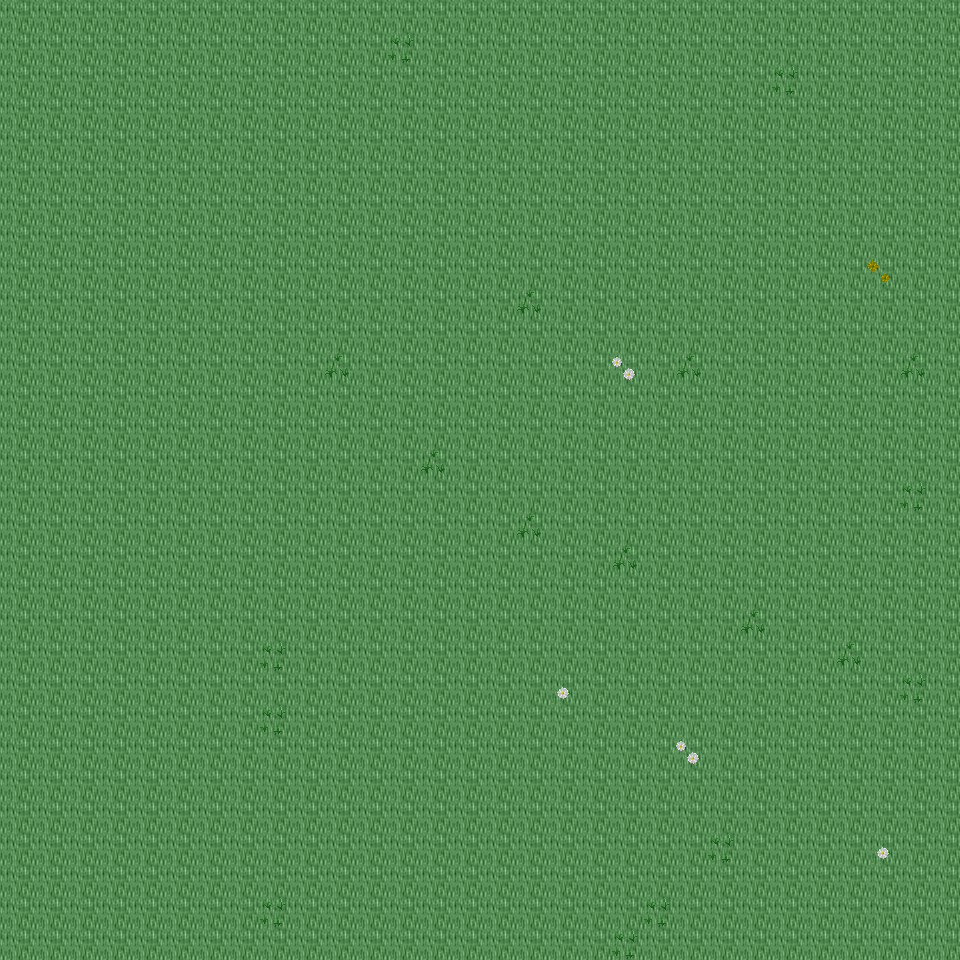

Below is a game level as drawn by its tile map, then a one-line description and the .tmx that defines it (tile-layer data replaced by summaries):
An orthogonal 30x30 tile map with 32x32 px tiles, 6 tile layers (Ground, Object, Object2, Above, ...), 29 tilesets and 2 objects (2x mapExit).

<map version="1.0" orientation="orthogonal" renderorder="right-down" width="30" height="30" tilewidth="32" tileheight="32" nextobjectid="3">
  <tileset firstgid="1" name="tileset_ground_ground" tilewidth="32" tileheight="32" tilecount="33" columns="3">
    <image source="../drawable/tileset_ground_ground.png" width="96" height="352" />
  </tileset>
  <tileset firstgid="34" name="tileset_plant_flower_daisy_white" tilewidth="32" tileheight="32" tilecount="8" columns="2">
    <image source="../drawable/tileset_plant_flower_daisy_white.png" width="64" height="128" />
  </tileset>
  <tileset firstgid="42" name="tileset_plant_grasses" tilewidth="32" tileheight="32" tilecount="6" columns="3">
    <image source="../drawable/tileset_plant_grasses.png" width="96" height="64" />
  </tileset>
  <tileset firstgid="48" name="tileset_plant_flower_daisy_yellow" tilewidth="32" tileheight="32" tilecount="8" columns="2">
    <image source="../drawable/tileset_plant_flower_daisy_yellow.png" width="64" height="128" />
  </tileset>
  <tileset firstgid="56" name="tileset_plant_leaves" tilewidth="32" tileheight="32" tilecount="8" columns="4">
    <image source="../drawable/tileset_plant_leaves.png" width="128" height="64" />
  </tileset>
  <tileset firstgid="64" name="tileset_building_wall_wall_brown" tilewidth="32" tileheight="32" tilecount="12" columns="3">
    <image source="../drawable/tileset_building_wall_wall_brown.png" width="96" height="128" />
  </tileset>
  <tileset firstgid="76" name="tileset_building_wall_stone" tilewidth="32" tileheight="32" tilecount="12" columns="3">
    <image source="../drawable/tileset_building_wall_stone.png" width="96" height="128" />
  </tileset>
  <tileset firstgid="88" name="tileset_plant_bush_bushes" tilewidth="32" tileheight="32" tilecount="10" columns="5">
    <image source="../drawable/tileset_plant_bush_bushes.png" width="160" height="64" />
  </tileset>
  <tileset firstgid="98" name="tileset_plant_cactus" tilewidth="32" tileheight="32" tilecount="2" columns="1">
    <image source="../drawable/tileset_plant_cactus.png" width="32" height="64" />
  </tileset>
  <tileset firstgid="100" name="tileset_plant_stump_stump_brown" tilewidth="32" tileheight="32" tilecount="4" columns="2">
    <image source="../drawable/tileset_plant_stump_stump_brown.png" width="64" height="64" />
  </tileset>
  <tileset firstgid="104" name="tileset_plant_tree_tree_darkgreen" tilewidth="32" tileheight="32" tilecount="88" columns="8">
    <image source="../drawable/tileset_plant_tree_tree_darkgreen.png" width="256" height="352" />
  </tileset>
  <tileset firstgid="192" name="tileset_building_window_window_long" tilewidth="32" tileheight="32" tilecount="3" columns="3">
    <image source="../drawable/tileset_building_window_window_long.png" width="96" height="32" />
  </tileset>
  <tileset firstgid="195" name="tileset_building_door_door_n" tilewidth="32" tileheight="32" tilecount="6" columns="3">
    <image source="../drawable/tileset_building_door_door_n.png" width="96" height="64" />
  </tileset>
  <tileset firstgid="201" name="tileset_building_roof_green" tilewidth="32" tileheight="32" tilecount="20" columns="5">
    <image source="../drawable/tileset_building_roof_green.png" width="160" height="128" />
  </tileset>
  <tileset firstgid="221" name="tileset_plant_vine" tilewidth="32" tileheight="32" tilecount="3" columns="1">
    <image source="../drawable/tileset_plant_vine.png" width="32" height="96" />
  </tileset>
  <tileset firstgid="224" name="tileset_item_corpse_skull_dark" tilewidth="32" tileheight="32" tilecount="2" columns="2">
    <image source="../drawable/tileset_item_corpse_skull_dark.png" width="64" height="32" />
  </tileset>
  <tileset firstgid="226" name="tileset_logic_creature_animal" tilewidth="32" tileheight="32" tilecount="32" columns="8">
    <image source="../drawable/tileset_logic_creature_animal.png" width="256" height="128" />
  </tileset>
  <tileset firstgid="258" name="tileset_logic_creature_elf" tilewidth="32" tileheight="32" tilecount="16" columns="8">
    <image source="../drawable/tileset_logic_creature_elf.png" width="256" height="64" />
  </tileset>
  <tileset firstgid="274" name="tileset_logic_collision" tilewidth="32" tileheight="32" tilecount="1" columns="1">
    <image source="../drawable/tileset_logic_collision.png" width="32" height="32" />
  </tileset>
  <tileset firstgid="275" name="tileset_logic_creature_human_evil" tilewidth="32" tileheight="32" tilecount="16" columns="8">
    <image source="../drawable/tileset_logic_creature_human_evil.png" width="256" height="64" />
  </tileset>
  <tileset firstgid="291" name="tileset_building_door_closed" tilewidth="32" tileheight="32" tilecount="1" columns="1">
    <image source="../drawable/tileset_building_door_closed.png" width="32" height="32" />
  </tileset>
  <tileset firstgid="292" name="tileset_logic_portal" tilewidth="32" tileheight="32" tilecount="24" columns="8">
    <image source="../drawable/tileset_logic_portal.png" width="256" height="96" />
  </tileset>
  <tileset firstgid="316" name="tileset_ground_blue_paving" tilewidth="32" tileheight="32" tilecount="2" columns="1">
    <image source="../drawable/tileset_ground_blue_paving.png" width="32" height="64" />
  </tileset>
  <tileset firstgid="318" name="tileset_ground_green_paving" tilewidth="32" tileheight="32" tilecount="18" columns="3">
    <image source="../drawable/tileset_ground_green_paving.png" width="96" height="192" />
  </tileset>
  <tileset firstgid="336" name="tileset_logic_protection" tilewidth="32" tileheight="32" tilecount="2" columns="2">
    <image source="../drawable/tileset_logic_protection.png" width="64" height="32" />
  </tileset>
  <tileset firstgid="338" name="tileset_object_rotating_crystal" tilewidth="32" tileheight="32" tilecount="48" columns="8">
    <image source="../drawable/tileset_object_rotating_crystal.png" width="256" height="192" />
  </tileset>
  <tileset firstgid="386" name="tileset_light_white_1x1" tilewidth="32" tileheight="32" tilecount="1" columns="1">
    <image source="../drawable/tileset_light_white_1x1.png" width="32" height="32" />
  </tileset>
  <tileset firstgid="387" name="tileset_light_light_5x5" tilewidth="32" tileheight="32" tilecount="25" columns="5">
    <image source="../drawable/tileset_light_light_5x5.png" width="160" height="160" />
  </tileset>
  <tileset firstgid="412" name="tileset_logic_creature_ogre" tilewidth="32" tileheight="32" tilecount="4" columns="4">
    <image source="../drawable/tileset_logic_creature_ogre.png" width="128" height="32" />
  </tileset>
  <layer name="Ground" width="30" height="30">
    <data>[900 cells, 900 non-empty, 1 distinct tile ids]</data>
  </layer>
  <layer name="Object" width="30" height="30">
    <data>[900 cells, 24 non-empty, 5 distinct tile ids]</data>
  </layer>
  <layer name="Object2" width="30" height="30">
    <data>[900 cells, 0 non-empty, 0 distinct tile ids]</data>
  </layer>
  <layer name="Above" width="30" height="30">
    <data>[900 cells, 0 non-empty, 0 distinct tile ids]</data>
  </layer>
  <layer name="Above2" width="30" height="30">
    <data>[900 cells, 0 non-empty, 0 distinct tile ids]</data>
  </layer>
  <layer name="Walkable" width="30" height="30">
    <data>[900 cells, 0 non-empty, 0 distinct tile ids]</data>
  </layer>
  <objectgroup name="MapEvents">
    <object id="1" name="south" type="mapExit" x="0" y="928" width="960" height="32">
      <properties>
        <property name="map" value="level_0_x170_y60" />
        <property name="x" value="0" />
        <property name="y" value="1" />
      </properties>
    </object>
    <object id="2" name="east" type="mapExit" x="928" y="0" width="32" height="960">
      <properties>
        <property name="map" value="level_0_x171_y59" />
        <property name="x" value="1" />
        <property name="y" value="0" />
      </properties>
    </object>
  </objectgroup>
</map>
